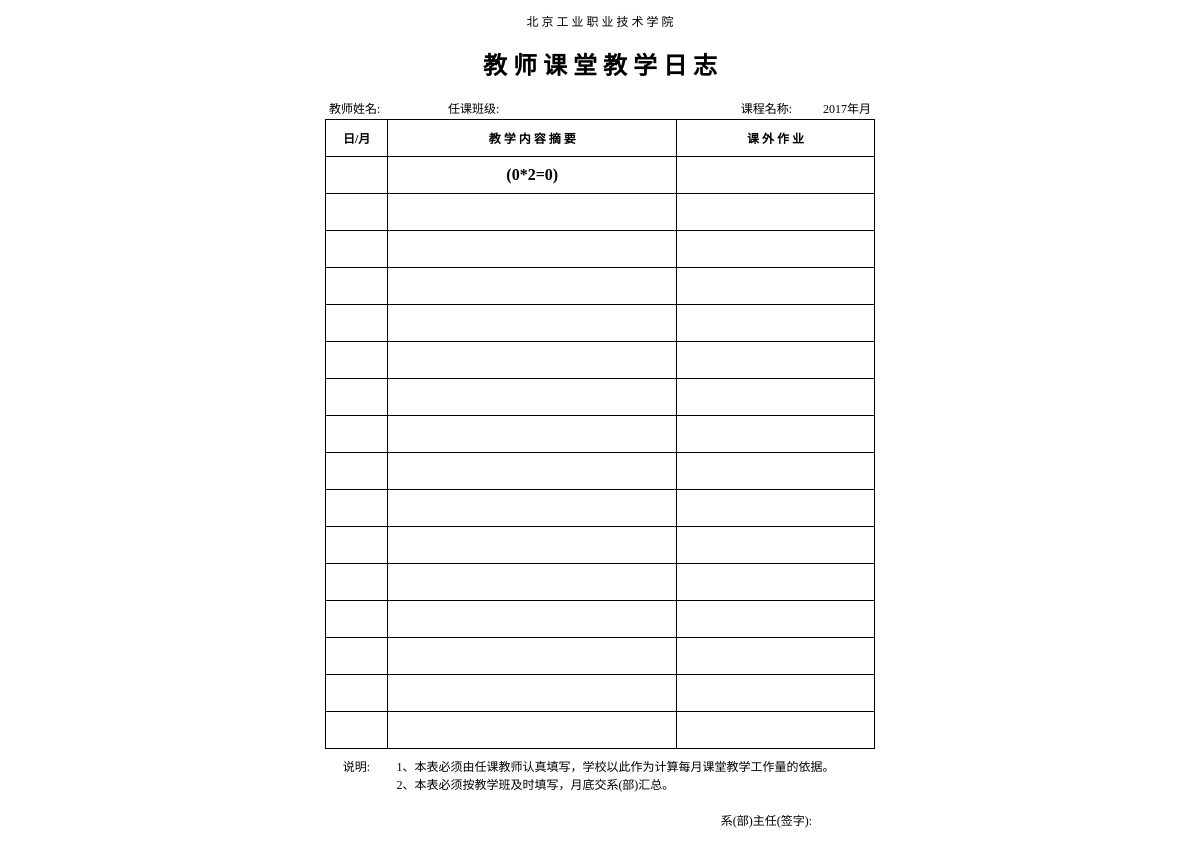
The app's page /tealog/editTeaPlanDetail.php?tea_id=36, older data.
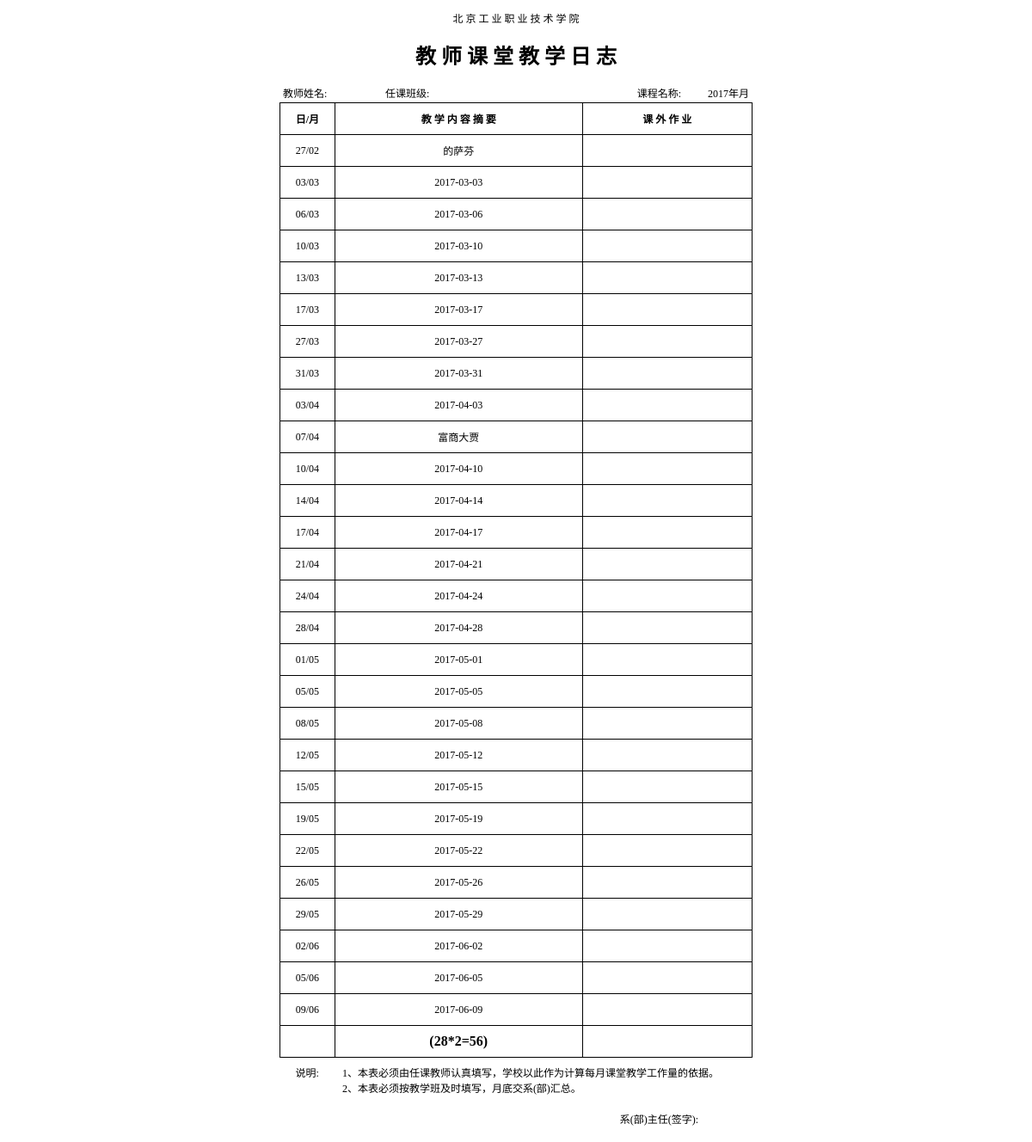
The same page, newer data.
### tables this page shows
CREATE TABLE `tb_teachingplaninfo` (
  `tp_id` int(11) NOT NULL AUTO_INCREMENT,
  `tea_id` int(11) NOT NULL,
  `tp_content` varchar(500) NOT NULL,
  `tp_time` varchar(50) NOT NULL,
  `tp_kewai` varchar(255) DEFAULT NULL COMMENT '课外作业',
  PRIMARY KEY (`tp_id`)
);

### tealog/editTeaPlanDetail.php (the view, shortened to what this page needs)
 <!DOCTYPE html PUBLIC '-//W3C//DTD XHTML 1.0 Transitional//EN' 'http://www.w3.org/TR/xhtml1/DTD/xhtml1-transitional.dtd'>
<html>
<head>
</head>
<body>
<?php
$tea_id=$_GET['tea_id'];
@$id = mysql_connect("localhost","root","root");
if($tea_id!=''){
 $sql_plan="select tp_id,tea_id,tp_content,tp_time from  tb_teachingPlanInfo where tea_id=$tea_id order by tp_time";
 $result = mysql_query($sql_plan,$id);
 echo "<div id='page1'>";
 echo "<div style='text-align:center;width:550px;border:0px solid red;margin:0 auto;'>";
 echo "<p>北 京 工 业 职 业 技 术 学 院</p>";
echo "<h1>教 师 课 堂 教 学 日 志</h1>";
echo "</div>";
echo "<table align='center' style='border:0px solid #fff;'>";
echo "<tr>";
echo "<td style='width:120px;border:0px solid #fff;'>&nbsp;教师姓名:$tea_name</td>";
echo "<td style='width:150px;border:0px solid #fff;'>任课班级:$tea_class</td>";
echo "<td style='text-align:right;border:0px solid #fff;'>课程名称:$tea_cou</td>";
echo "<td style='width:80px;text-align:right;border:0px solid #fff;'>".date('Y')."年".$month."月&nbsp;</td>";
echo "</tr>";
echo "<table align='center' border='1' cellspacing='0' cellpadding='8'  bordercolor='#000'>";
echo "<tr>";
echo "<td style='width:50px;text-align:center;font-weight:bold;'>日/月</td>";
echo "<td style='width:300px;text-align:center;font-weight:bold;'>教&nbsp;学&nbsp;内&nbsp;容&nbsp;摘&nbsp;要</td>";
echo "<td style='width:200px;text-align:center;font-weight:bold;'>课&nbsp;外&nbsp;作&nbsp;业</td>";
echo "</tr>";
 $rows=0;
 while($row=mysql_fetch_array($result)){
   $rows=$rows+1;
   $tp_content=$row['tp_content'];
   $tp_time=$row['tp_time'];
    echo "<tr><td style='width:50px;text-align:center;'>".date("d",strtotime($tp_time))."/".date("m",strtotime($tp_time))."</td><td  style='width:300px;text-align:center;'>$tp_content</td><td  style='width:200px;text-align:center;'>&nbsp;</td></tr>";
 }
 echo "<tr><td style='text-align:center;'>&nbsp;</td><td  style='font-weight:bold;font-size:16px;text-align:center;'>($rows*2=".($rows*2).")</td><td  style='text-align:center;'>&nbsp;</td></tr>";
 while(($rows++)<15){
 echo "<tr><td style='text-align:center;'>&nbsp;</td><td  style='text-align:center;'>&nbsp;</td><td  style='text-align:center;'>&nbsp;</td></tr>";
 }
echo "<tr ><td valign='top' style='width:50px;border:0px solid #fff;text-align:center;'>说明:</td><td colspan=2 style='border:1px solid #fff;'>1、本表必须由任课教师认真填写，学校以此作为计算每月课堂教学工作量的依据。<br/>2、本表必须按教学班及时填写，月底交系(部)汇总。<br/></td></tr>";
echo "<tr><td colspan=3 style='text-align:right;border:1px solid #fff;'>系(部)主任(签字):&nbsp;&nbsp;&nbsp;&nbsp;&nbsp;&nbsp;&nbsp;&nbsp;&nbsp;&nbsp;&nbsp;&nbsp;&nbsp;&nbsp;&nbsp;&nbsp;&nbsp;&nbsp;</td></tr>";
 echo "</table>";
 echo "</div>";
}
?>
</body>
</html>

Row changes from the older to the newer data that the page shows:
now on this page (row edited): tb_teachingplaninfo: tp_time "27", tp_time "02", tp_content "的萨芬"
now on this page (row edited): tb_teachingplaninfo: tp_time "03", tp_content "2017-03-03"
now on this page (row edited): tb_teachingplaninfo: tp_time "06", tp_time "03", tp_content "2017-03-06"
now on this page (row edited): tb_teachingplaninfo: tp_time "10", tp_time "03", tp_content "2017-03-10"
now on this page (row edited): tb_teachingplaninfo: tp_time "13", tp_time "03", tp_content "2017-03-13"
now on this page (row edited): tb_teachingplaninfo: tp_time "17", tp_time "03", tp_content "2017-03-17"
now on this page (row edited): tb_teachingplaninfo: tp_time "27", tp_time "03", tp_content "2017-03-27"
now on this page (row edited): tb_teachingplaninfo: tp_time "31", tp_time "03", tp_content "2017-03-31"
now on this page (row edited): tb_teachingplaninfo: tp_time "03", tp_time "04", tp_content "2017-04-03"
now on this page (row edited): tb_teachingplaninfo: tp_time "07", tp_time "04", tp_content "富商大贾"
now on this page (row edited): tb_teachingplaninfo: tp_time "10", tp_time "04", tp_content "2017-04-10"
now on this page (row edited): tb_teachingplaninfo: tp_time "14", tp_time "04", tp_content "2017-04-14"
now on this page (row edited): tb_teachingplaninfo: tp_time "17", tp_time "04", tp_content "2017-04-17"
now on this page (row edited): tb_teachingplaninfo: tp_time "21", tp_time "04", tp_content "2017-04-21"
now on this page (row edited): tb_teachingplaninfo: tp_time "24", tp_time "04", tp_content "2017-04-24"
now on this page (row edited): tb_teachingplaninfo: tp_time "28", tp_time "04", tp_content "2017-04-28"
now on this page (row edited): tb_teachingplaninfo: tp_time "01", tp_time "05", tp_content "2017-05-01"
now on this page (row edited): tb_teachingplaninfo: tp_time "05", tp_content "2017-05-05"
now on this page (row edited): tb_teachingplaninfo: tp_time "08", tp_time "05", tp_content "2017-05-08"
now on this page (row edited): tb_teachingplaninfo: tp_time "12", tp_time "05", tp_content "2017-05-12"
now on this page (row edited): tb_teachingplaninfo: tp_time "15", tp_time "05", tp_content "2017-05-15"
now on this page (row edited): tb_teachingplaninfo: tp_time "19", tp_time "05", tp_content "2017-05-19"
now on this page (row edited): tb_teachingplaninfo: tp_time "22", tp_time "05", tp_content "2017-05-22"
now on this page (row edited): tb_teachingplaninfo: tp_time "26", tp_time "05", tp_content "2017-05-26"
now on this page (row edited): tb_teachingplaninfo: tp_time "29", tp_time "05", tp_content "2017-05-29"
now on this page (row edited): tb_teachingplaninfo: tp_time "02", tp_time "06", tp_content "2017-06-02"
now on this page (row edited): tb_teachingplaninfo: tp_time "05", tp_time "06", tp_content "2017-06-05"
now on this page (row edited): tb_teachingplaninfo: tp_time "09", tp_time "06", tp_content "2017-06-09"
Text that changed along with them:
$rows: "0" → "28"
$rows*2: "0" → "56"
